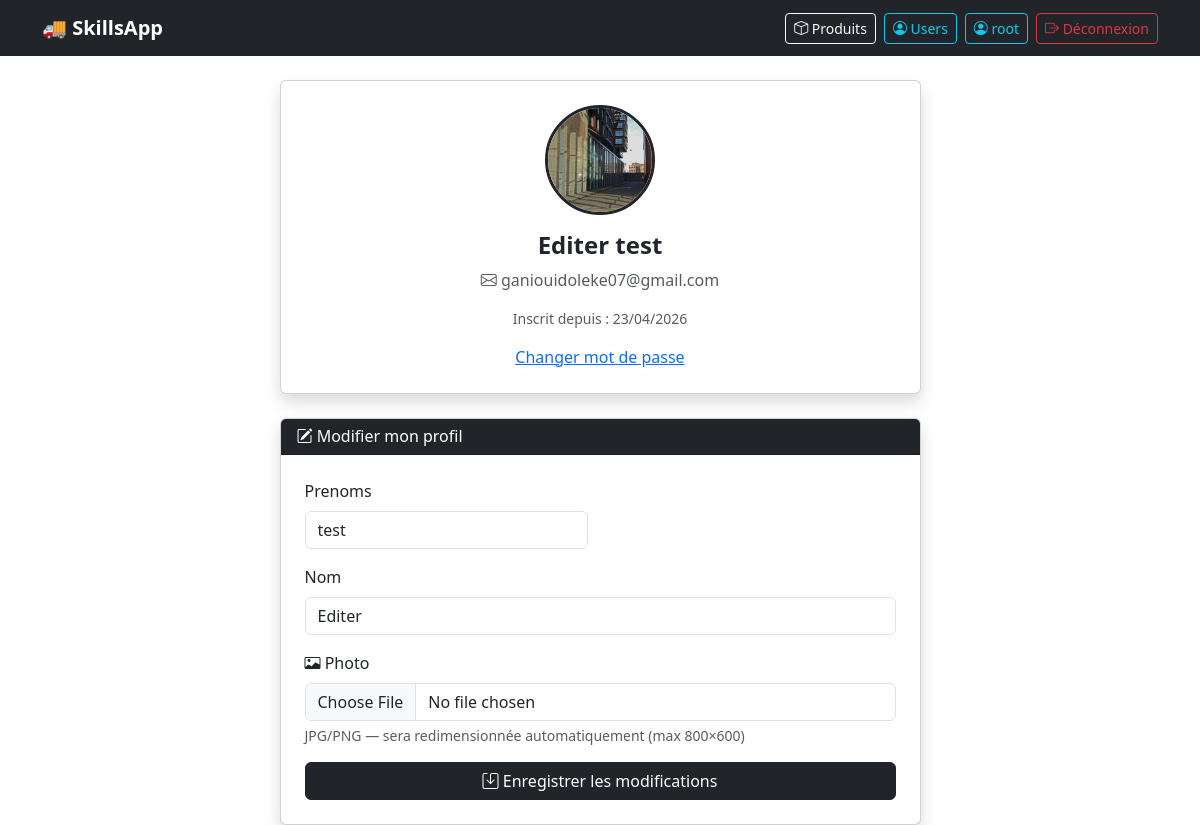
Page /users/3/ (signed in) on the earlier database version.
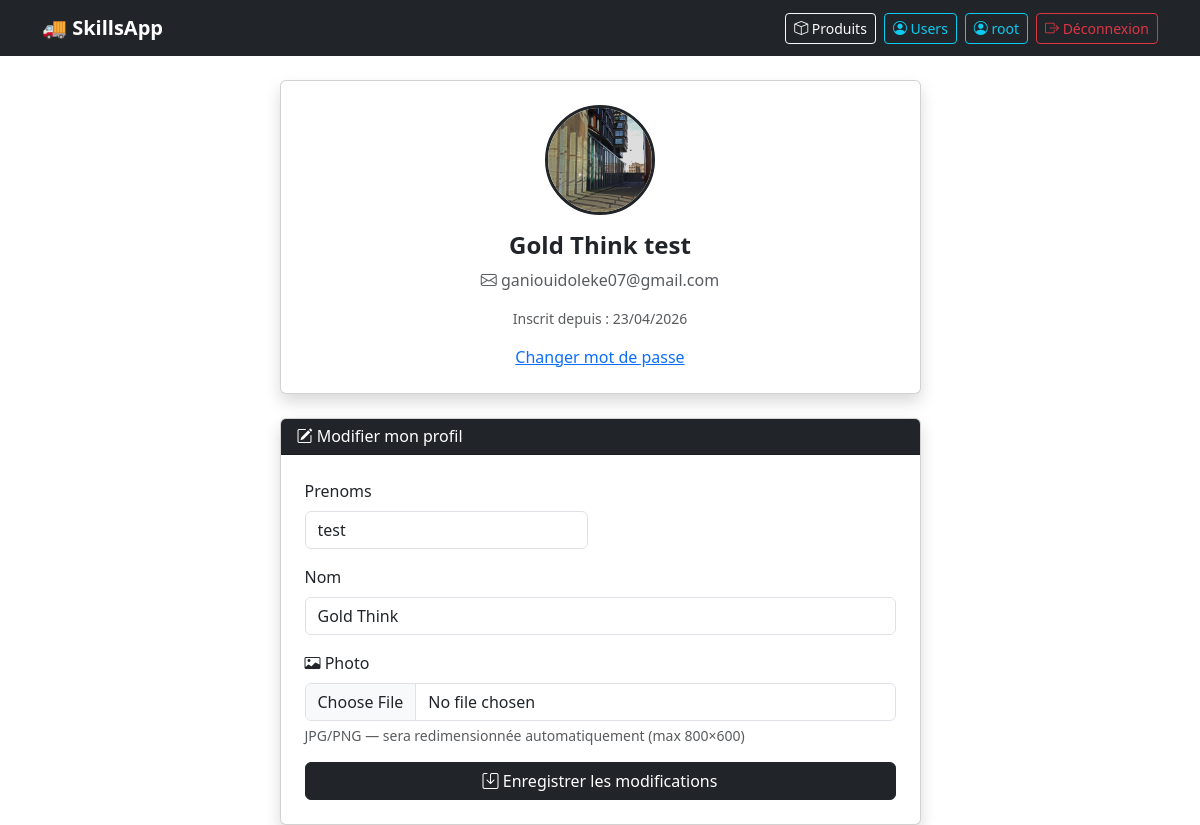
Same page on the later database version.
### authentification/models.py (models this page shows)
class User(AbstractUser):
    username = None
    email = models.EmailField(max_length=100 , blank=True, null=True, unique=True)
    nom = models.CharField(max_length=50, blank=False, null=False)
    prenoms = models.CharField(max_length=65, blank=False, null=False)
    photo_url = models.ImageField(upload_to='photo/')
    creat_at = models.DateTimeField(auto_now_add=True, editable=False)
    update_at = models.DateTimeField(auto_now=True)
    is_staff = models.BooleanField(default=False)
    is_active = models.BooleanField(default=True, auto_created=True)
    is_superuser = models.BooleanField(default=False)
    USERNAME_FIELD = 'email'
    REQUIRED_FIELDS = ["nom", "prenoms"]
    objects = UserManager()
    @property
    def full_name(self):
        return f"{self.nom} {self.prenoms}"
    def __str__(self) -> str:
        return self.nom+" "+self.prenoms

### authentification/views.py (the view)
# urls.py: path('users/<int:pk>/',  views.user_detail_view, name='user_detail'),
@login_required
def user_detail_view(request, pk):
    profile_user = get_object_or_404(User, pk=pk)
    form = None
    form_class = forms.ProfileUpdateForm
    form = form_class(
        request.POST or None,
        request.FILES or None,
        instance=profile_user
    )
    if request.method == 'POST' and form.is_valid():
        form.save()
        messages.success(request, "Profil mis à jour avec succès !")
        return redirect('user_detail', pk=pk)
    return render(request, 'authentification/profil.html', {
        'profile_user': profile_user,
        'form': form,
        'profil': profile_user,
    })

### authentification/forms.py (shortened to what this page needs)
class ProfileUpdateForm(forms.ModelForm):
    class Meta:
        model = User
        fields = ['nom', 'prenoms','photo_url']
        widgets = {
            'nom':             forms.TextInput(attrs={'class': BS}),
            'prenoms':         forms.TextInput(attrs={'class': BS}),
            'photo_url':        forms.FileInput(attrs={'class': BS, 'accept': 'image/*'}),
        }

### authentification/templates/authentification/profil.html (shortened to what this page needs)
{% extends "base.html" %}
{% block content %}
<div class="row justify-content-center">
  <div class="col-md-7">
    <div class="card shadow mb-4">
      <div class="card-body text-center py-4">
        {% if profile_user.photo_url %}
          <img src="{{ profile_user.photo_url.url }}"
               class="rounded-circle mb-3 border border-3 border-dark"
               style="width:110px;height:110px;object-fit:cover;" alt="ID">
        {% else %}
          <div class="rounded-circle bg-secondary d-inline-flex align-items-center
                      justify-content-center mb-3 border border-3 border-dark"
               style="width:110px;height:110px;">
            <i class="bi bi-person-fill text-white" style="font-size:3rem;"></i>
          </div>
        {% endif %}
        <h4 class="fw-bold">{{ profil.full_name }}</h4>
        <p class="text-muted mb-1">
          <i class="bi bi-envelope"></i> {{ profile_user.email }}
        </p>
        <p class="text-muted small mt-3">
          Inscrit depuis : {{ profile_user.creat_at|date:"d/m/Y" }}
        </p>
        <a href="{% url 'password_change' %}">Changer mot de passe</a>
      </div>
    </div>
    {% if form %}
    <div class="card shadow">
      <div class="card-header bg-dark text-white">
        <h6 class="mb-0"><i class="bi bi-pencil-square"></i> Modifier mon profil</h6>
      </div>
      <div class="card-body p-4">
        <form method="POST" enctype="multipart/form-data" novalidate>
          <div class="row">
            <div class="col-md-6 mb-3">
              <label class="form-label">{{ form.prenoms.label }}</label>
              {{ form.prenoms }}
            </div>
          </div>
          <div class="mb-3">
            <label class="form-label">{{ form.nom.label }}</label>
            {{ form.nom }}
          </div>
          <div class="mb-3">
            <label class="form-label">
              <i class="bi bi-card-image"></i> Photo
            </label>
            {{ form.photo_url }}
            <div class="form-text text-muted">
              JPG/PNG — sera redimensionnée automatiquement (max 800×600)
            </div>
          </div>
          <button type="submit" class="btn btn-dark w-100">
            <i class="bi bi-save"></i> Enregistrer les modifications
          </button>
        </form>
      </div>
    </div>
    {% endif %}
  </div>
</div>
{% endblock %}

Differences in the rows shown:
changed User "ganiouidoleke07@gmail.com": photo_url: a different picture; full_name "Editer test" → "Gold Think test"; nom "Editer" → "Gold Think"
